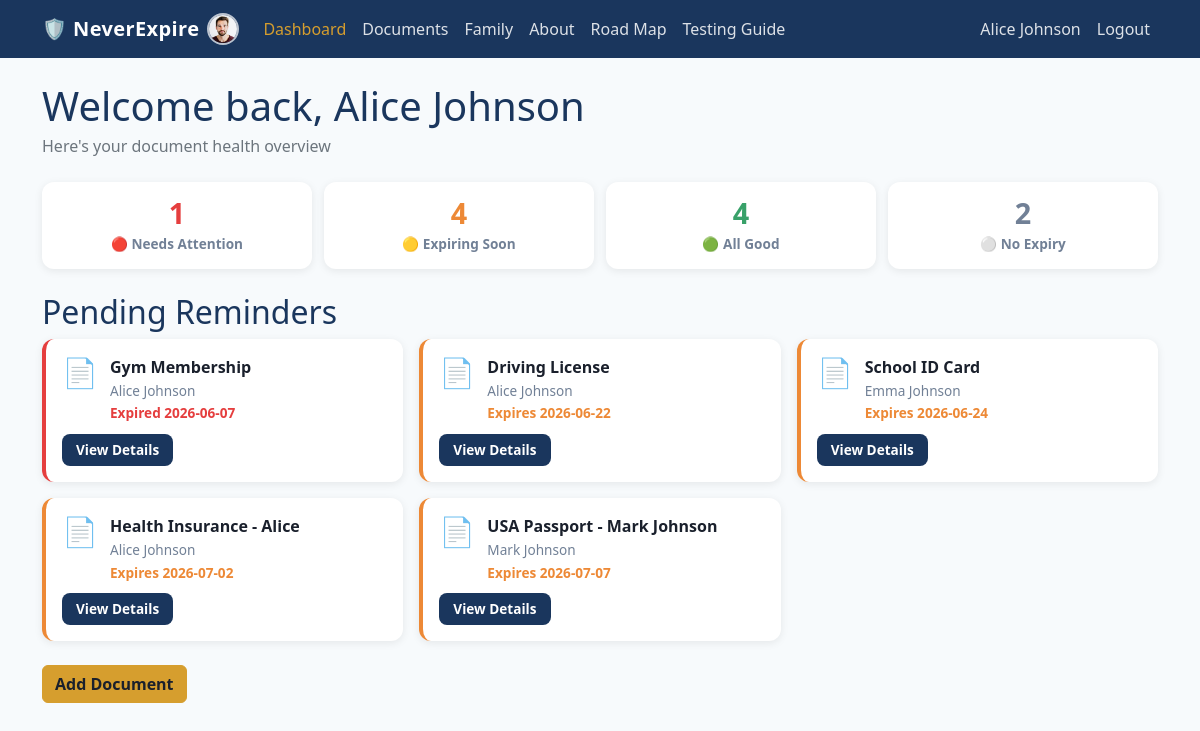
The page / (signed in) on the database its author committed.
### neverexpire/db/models/person.py (models this page shows)
class Person(Base, TimestampMixin):
    __tablename__ = "persons"
    id: Mapped[int] = mapped_column(primary_key=True)
    user_id: Mapped[int] = mapped_column(ForeignKey("users.id"), nullable=False, index=True)
    full_name: Mapped[str] = mapped_column(String(255), nullable=False)
    date_of_birth: Mapped[date | None] = mapped_column(Date, nullable=True)
    is_primary: Mapped[bool] = mapped_column(Boolean, default=False, nullable=False)
    is_active: Mapped[bool] = mapped_column(Boolean, default=True, nullable=False)
    photo_path: Mapped[str | None] = mapped_column(String(1024), nullable=True)
    user: Mapped["User"] = relationship(back_populates="persons")
    documents: Mapped[list["Document"]] = relationship(back_populates="person")
    relationships_from: Mapped[list["PersonRelationship"]] = relationship(
        back_populates="person",
        foreign_keys="PersonRelationship.person_id",
    )
    relationships_to: Mapped[list["PersonRelationship"]] = relationship(
        back_populates="related_person",
        foreign_keys="PersonRelationship.related_person_id",
    )

### neverexpire/db/models/user.py (models this page shows)
class User(Base, TimestampMixin):
    __tablename__ = "users"
    __table_args__ = (
        CheckConstraint("role IN ('user', 'admin')", name="ck_users_role"),
    )
    id: Mapped[int] = mapped_column(primary_key=True)
    email: Mapped[str] = mapped_column(String(255), unique=True, nullable=False, index=True)
    hashed_password: Mapped[str] = mapped_column(String(255), nullable=False)
    full_name: Mapped[str] = mapped_column(String(255), nullable=False)
    role: Mapped[str] = mapped_column(String(20), nullable=False, default="user")
    is_active: Mapped[bool] = mapped_column(Boolean, default=True, nullable=False)
    photo_path: Mapped[str | None] = mapped_column(String(1024), nullable=True)
    persons: Mapped[list["Person"]] = relationship(back_populates="user")
    audit_logs: Mapped[list["AuditLog"]] = relationship(back_populates="user")

### neverexpire/db/models/reminder.py (models this page shows)
class DocumentReminder(Base, TimestampMixin):
    __tablename__ = "document_reminders"
    __table_args__ = (
        UniqueConstraint("document_id", "reminder_rule_id", name="uq_document_reminder"),
        CheckConstraint(
            "status IN ('pending', 'sent', 'dismissed')", name="ck_document_reminders_status"
        ),
    )
    id: Mapped[int] = mapped_column(primary_key=True)
    document_id: Mapped[int] = mapped_column(
        ForeignKey("documents.id", ondelete="CASCADE"), nullable=False, index=True
    )
    reminder_rule_id: Mapped[int] = mapped_column(
        ForeignKey("reminder_rules.id"), nullable=False, index=True
    )
    due_date: Mapped[date] = mapped_column(Date, nullable=False, index=True)
    status: Mapped[str] = mapped_column(String(20), nullable=False, default="pending")
    sent_at: Mapped[datetime | None] = mapped_column(DateTime, nullable=True)
    document: Mapped["Document"] = relationship(back_populates="reminders")
    reminder_rule: Mapped["ReminderRule"] = relationship(back_populates="document_reminders")

### neverexpire/db/models/document.py (models this page shows)
class Document(Base, TimestampMixin):
    __tablename__ = "documents"
    __table_args__ = (
        CheckConstraint("status IN ('active', 'expired', 'archived')", name="ck_documents_status"),
        CheckConstraint("source IN ('manual', 'upload')", name="ck_documents_source"),
    )
    id: Mapped[int] = mapped_column(primary_key=True)
    person_id: Mapped[int] = mapped_column(ForeignKey("persons.id"), nullable=False, index=True)
    document_type_id: Mapped[int] = mapped_column(
        ForeignKey("document_types.id"), nullable=False, index=True
    )
    title: Mapped[str] = mapped_column(String(255), nullable=False)
    issued_date: Mapped[date | None] = mapped_column(Date, nullable=True)
    expiry_date: Mapped[date | None] = mapped_column(Date, nullable=True, index=True)
    status: Mapped[str] = mapped_column(String(20), nullable=False, default="active")
    source: Mapped[str] = mapped_column(String(10), nullable=False, default="upload")
    document_number: Mapped[str | None] = mapped_column(String(100), nullable=True)
    issuing_authority: Mapped[str | None] = mapped_column(String(255), nullable=True)
    holder_name: Mapped[str | None] = mapped_column(String(255), nullable=True)
    notes: Mapped[str | None] = mapped_column(Text, nullable=True)
    extra_fields: Mapped[dict | None] = mapped_column(JSON, nullable=True)
    person: Mapped["Person"] = relationship(back_populates="documents")
    document_type: Mapped["DocumentType"] = relationship(back_populates="documents")
    files: Mapped[list["DocumentFile"]] = relationship(
        back_populates="document", cascade="all, delete-orphan"
    )
    extraction_runs: Mapped[list["DocumentExtractionRun"]] = relationship(
        back_populates="document", cascade="all, delete-orphan"
    )
    reminders: Mapped[list["DocumentReminder"]] = relationship(
        back_populates="document", cascade="all, delete-orphan"
    )

### neverexpire/web/routes/dashboard.py (the view)
@dashboard_bp.route("/")
@login_required
def index():
    user = current_user()
    summary = get_dashboard_summary(g.db, user.id)
    today = date.today()
    soon_cutoff = today + timedelta(days=config.REMINDER_DAYS_THRESHOLD)
    return render_template("dashboard.html", summary=summary, today=today, soon_cutoff=soon_cutoff)

### neverexpire/db/queries.py (called while the page is built)
def get_persons_for_user(session: Session, user_id: int) -> list[Person]:
    return (
        session.query(Person)
        .filter(Person.user_id == user_id, Person.is_active.is_(True))
        .order_by(Person.is_primary.desc(), Person.id)
        .all()
    )

### neverexpire/web/__init__.py (called while the page is built)
def create_app() -> Flask:
    app = Flask(__name__)
    app.config["SECRET_KEY"] = config.SECRET_KEY
    app.config["MAX_CONTENT_LENGTH"] = 10 * 1024 * 1024
    config.UPLOAD_DIR.mkdir(parents=True, exist_ok=True)
    config.STAGING_DIR.mkdir(parents=True, exist_ok=True)
    @app.before_request
    def open_db_session():
        g.db = SessionLocal()
    @app.teardown_request
    def close_db_session(exception=None):
        db = g.pop("db", None)
        if db is not None:
            db.close()
    @app.context_processor
    def inject_current_user():
        user = current_user()
        person = None
        if user is not None:
            person = next((p for p in user.persons if p.is_primary), None)
        return {"current_user": user, "current_person": person}
    from .routes import register_blueprints
    register_blueprints(app)
    return app

### neverexpire/web/auth.py (called while the page is built)
def current_user() -> User | None:
    user_id = session.get("user_id")
    if user_id is None:
        return None
    return g.db.get(User, user_id)

def login_required(view):
    @wraps(view)
    def wrapped_view(*args, **kwargs):
        if current_user() is None:
            return redirect(url_for("auth.login"))
        return view(*args, **kwargs)
    return wrapped_view

### neverexpire/web/templates/dashboard.html (shortened to what this page needs)
{% extends "base.html" %}
{% block content %}
<h1 class="mb-1">Welcome back, {{ current_user.full_name }}</h1>
<p class="text-secondary mb-4">Here's your document health overview</p>
<div class="health-summary-row">
  <a class="health-pill pill-expired" href="{{ url_for('documents.list_documents', filter='expired') }}">
    <span class="pill-count">{{ summary.expired }}</span>
    <span class="pill-label">🔴 Needs Attention</span>
  </a>
  <a class="health-pill pill-expiring" href="{{ url_for('documents.list_documents', filter='expiring_soon') }}">
    <span class="pill-count">{{ summary.expiring_soon }}</span>
    <span class="pill-label">🟡 Expiring Soon</span>
  </a>
  <a class="health-pill pill-valid" href="{{ url_for('documents.list_documents', filter='valid') }}">
    <span class="pill-count">{{ summary.valid }}</span>
    <span class="pill-label">🟢 All Good</span>
  </a>
  <a class="health-pill pill-no-expiry" href="{{ url_for('documents.list_documents', filter='no_expiry') }}">
    <span class="pill-count">{{ summary.no_expiry }}</span>
    <span class="pill-label">⚪ No Expiry</span>
  </a>
</div>
<h2>Pending Reminders</h2>
{% if summary.pending_reminders %}
<div class="card-grid">
  {% for reminder in summary.pending_reminders %}
  {% set document = reminder.document %}
  {% if document.expiry_date and document.expiry_date < today %}
    {% set status = 'expired' %}
  {% elif document.expiry_date and document.expiry_date <= soon_cutoff %}
    {% set status = 'expiring_soon' %}
  {% elif document.expiry_date %}
    {% set status = 'valid' %}
  {% else %}
    {% set status = 'no_expiry' %}
  {% endif %}
  <a class="doc-card border-{{ status }}" href="{{ url_for('documents.detail', document_id=document.id) }}">
    <div class="doc-card-header">
      <span class="doc-card-icon">📄</span>
      <div>
        <div class="doc-card-title">{{ document.title }}</div>
        <div class="doc-card-subtitle">{{ document.person.full_name }}</div>
        <div class="doc-card-status status-{{ status }}">
          {% if document.expiry_date %}
            {% if status == 'expired' %}Expired {{ document.expiry_date }}{% else %}Expires {{ document.expiry_date }}{% endif %}
          {% else %}
            No expiry date
          {% endif %}
        </div>
      </div>
    </div>
    <div class="doc-card-actions">
      <span class="card-btn card-btn-primary">View Details</span>
    </div>
  </a>
  {% endfor %}
</div>
{% else %}
<p class="text-muted">No pending reminders.</p>
{% endif %}
<a class="btn btn-primary" href="{{ url_for('documents.add_document') }}">Add Document</a>
{% endblock %}

### neverexpire/web/templates/base.html (shortened to what this page needs)
<!DOCTYPE html>
<html lang="en">
<head>
  <link href="https://cdn.jsdelivr.net/npm/bootstrap@5.3.3/dist/css/bootstrap.min.css" rel="stylesheet">
  <link href="{{ url_for('static', filename='style.css') }}" rel="stylesheet">
</head>
<body>
<nav class="navbar navbar-expand-lg navbar-dark bg-dark">
  <div class="container">
    <a class="navbar-brand d-flex align-items-center gap-2" href="{{ url_for('dashboard.index') }}">
      <span>🛡️ NeverExpire</span>
      {% if current_person and current_person.photo_path %}
      <img class="avatar-circle" src="{{ url_for('static', filename=current_person.photo_path) }}" alt="{{ current_person.full_name }}">
      {% endif %}
    </a>
    <div class="collapse navbar-collapse">
      <ul class="navbar-nav me-auto">
        {% if current_user %}
        <li class="nav-item"><a class="nav-link {{ 'active' if request.endpoint == 'dashboard.index' }}" href="{{ url_for('dashboard.index') }}">Dashboard</a></li>
        <li class="nav-item"><a class="nav-link {{ 'active' if request.endpoint and request.endpoint.startswith('documents.') }}" href="{{ url_for('documents.list_documents') }}">Documents</a></li>
        <li class="nav-item"><a class="nav-link {{ 'active' if request.endpoint and request.endpoint.startswith('family.') }}" href="{{ url_for('family.list_family') }}">Family</a></li>
        {% endif %}
        <li class="nav-item"><a class="nav-link {{ 'active' if request.endpoint == 'pages.about' }}" href="{{ url_for('pages.about') }}">About</a></li>
        <li class="nav-item"><a class="nav-link {{ 'active' if request.endpoint == 'pages.roadmap' }}" href="{{ url_for('pages.roadmap') }}">Road Map</a></li>
        <li class="nav-item"><a class="nav-link {{ 'active' if request.endpoint == 'pages.testing' }}" href="{{ url_for('pages.testing') }}">Testing Guide</a></li>
      </ul>
      <ul class="navbar-nav">
        {% if current_user %}
        <li class="nav-item"><span class="nav-link disabled">{{ current_user.full_name }}</span></li>
        <li class="nav-item"><a class="nav-link" href="{{ url_for('auth.logout') }}">Logout</a></li>
        {% else %}
        <li class="nav-item"><a class="nav-link" href="{{ url_for('auth.login') }}">Log in</a></li>
        {% endif %}
      </ul>
    </div>
  </div>
</nav>
<main class="container py-4">
  {% block content %}{% endblock %}
</main>
</body>
</html>

### neverexpire/web/static/style.css (style rules this page uses)
:root { --navy: #1A365D; --navy-dark: #142a4a; --gold: #D69E2E; --gold-dark: #b9841f; --danger: #E53E3E; --warning: #ED8936; --success: #38A169; --bg: #F7FAFC; --card-bg: #FFFFFF; --text-primary: #1A202C; --text-secondary: #718096; }
body { background-color: var(--bg); color: var(--text-primary); }
.navbar.bg-dark { background-color: var(--navy) !important; }
.navbar-brand { font-weight: 700; letter-spacing: 0.02em; color: #ffffff !important; }
.navbar-dark .navbar-nav .nav-link { color: rgba(255, 255, 255, 0.85) !important; }
.navbar-dark .navbar-nav .nav-link:hover, .navbar-dark .navbar-nav .nav-link:focus, .navbar-dark .navbar-nav .nav-link.active { color: var(--gold) !important; }
main h1, main h2, main h3 { color: var(--navy); }
a { color: var(--navy); }
.btn-primary { background-color: var(--gold); border-color: var(--gold); color: var(--text-primary); font-weight: 600; }
.avatar-circle { width: 32px; height: 32px; border-radius: 50%; object-fit: cover; border: 2px solid rgba(255, 255, 255, 0.7); }
.health-summary-row { display: flex; flex-wrap: wrap; gap: 12px; margin: 1.5rem 0; }
.health-pill { flex: 1 1 140px; text-align: center; padding: 14px 12px; border-radius: 12px; background-color: var(--card-bg); box-shadow: 0 2px 8px rgba(0, 0, 0, 0.08); text-decoration: none; color: inherit; transition: transform 0.12s ease-in-out, box-shadow 0.12s ease-in-out; }
.health-pill .pill-count { display: block; font-size: 1.8rem; font-weight: 700; line-height: 1.2; }
.health-pill .pill-label { font-size: 0.85rem; font-weight: 600; color: var(--text-secondary); }
.pill-expired .pill-count { color: var(--danger); }
.pill-expiring .pill-count { color: var(--warning); }
.pill-valid .pill-count { color: var(--success); }
.pill-no-expiry .pill-count { color: var(--text-secondary); }
.card-grid { display: grid; grid-template-columns: repeat(auto-fill, minmax(280px, 1fr)); gap: 16px; margin-bottom: 1.5rem; }
.doc-card { display: flex; flex-direction: column; gap: 10px; background-color: var(--card-bg); border-radius: 12px; box-shadow: 0 2px 8px rgba(0, 0, 0, 0.08); padding: 16px; text-decoration: none; color: inherit; transition: transform 0.12s ease-in-out, box-shadow 0.12s ease-in-out; }
.doc-card.border-expired { border-left: 4px solid var(--danger); }
.doc-card.border-expiring_soon { border-left: 4px solid var(--warning); }
.doc-card-header { display: flex; align-items: flex-start; gap: 12px; }
.doc-card-icon { font-size: 1.8rem; line-height: 1.2; }
.doc-card-title { font-weight: 700; color: var(--text-primary); }
.doc-card-subtitle { font-size: 0.85rem; color: var(--text-secondary); margin-top: 2px; }
.doc-card-status { font-size: 0.85rem; font-weight: 600; margin-top: 2px; }
.status-expired { color: var(--danger); }
.status-expiring_soon { color: var(--warning); }
.doc-card-actions { margin-top: auto; }
.card-btn { display: inline-block; text-align: center; padding: 6px 14px; border-radius: 8px; font-weight: 600; font-size: 0.85rem; text-decoration: none; }
.card-btn-primary { background-color: var(--navy); color: #ffffff; }

### rows shown on the page
Person: photo_path (picture), person.full_name "Alice Johnson"
User: full_name "Alice Johnson"
Document: title "Gym Membership", expiry_date "2026-06-07"
Document: title "Driving License", expiry_date "2026-06-22"
Document: title "School ID Card", expiry_date "2026-06-24"
Person: person.full_name "Emma Johnson"
Document: title "Health Insurance - Alice", expiry_date "2026-07-02"
Document: title "USA Passport - Mark Johnson", expiry_date "2026-07-07"
Person: person.full_name "Mark Johnson"

### other values the page prints
{{ summary.expired }} "1"
{{ summary.expiring_soon }} "4"
{{ summary.valid }} "4"
{{ summary.no_expiry }} "2"
